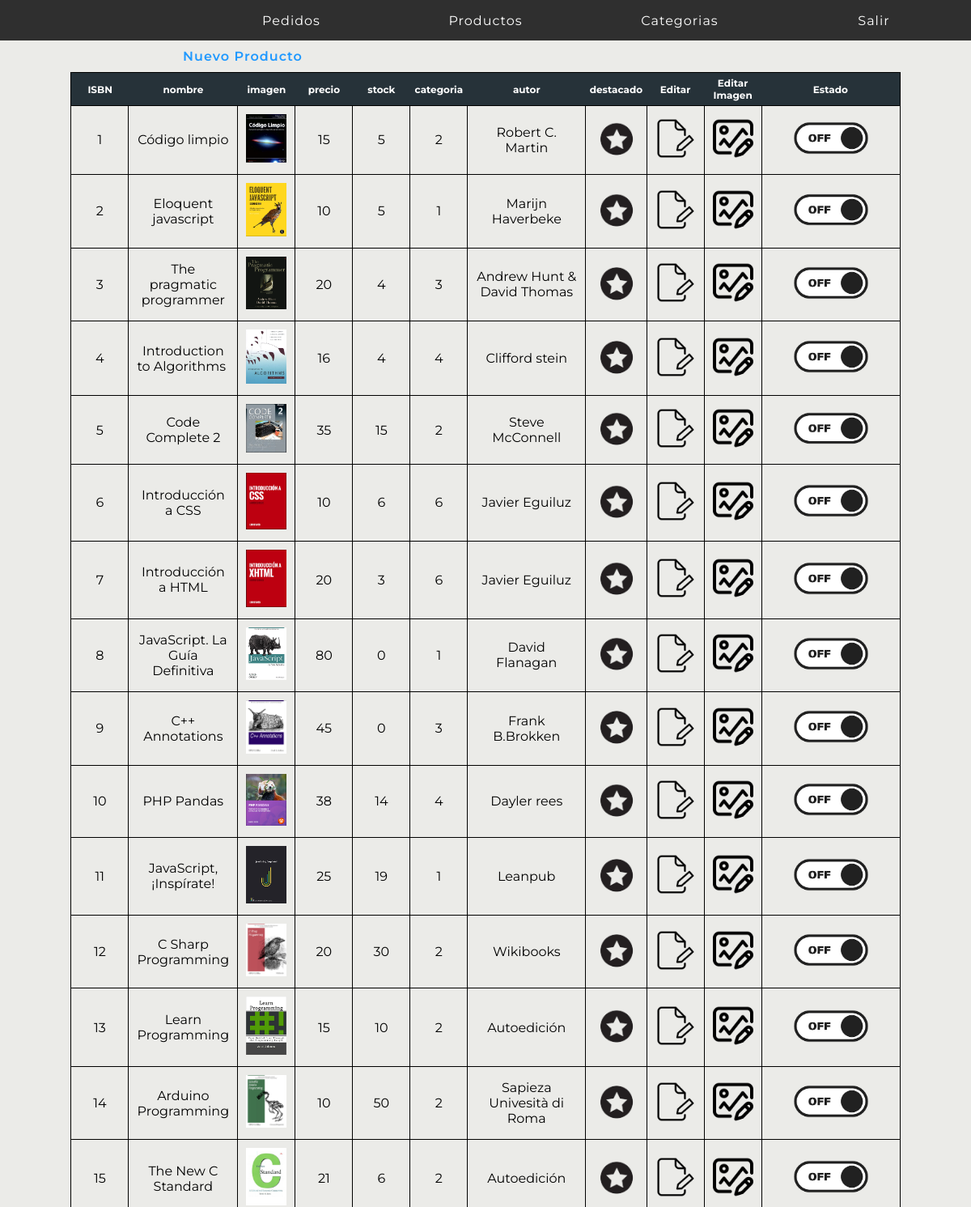
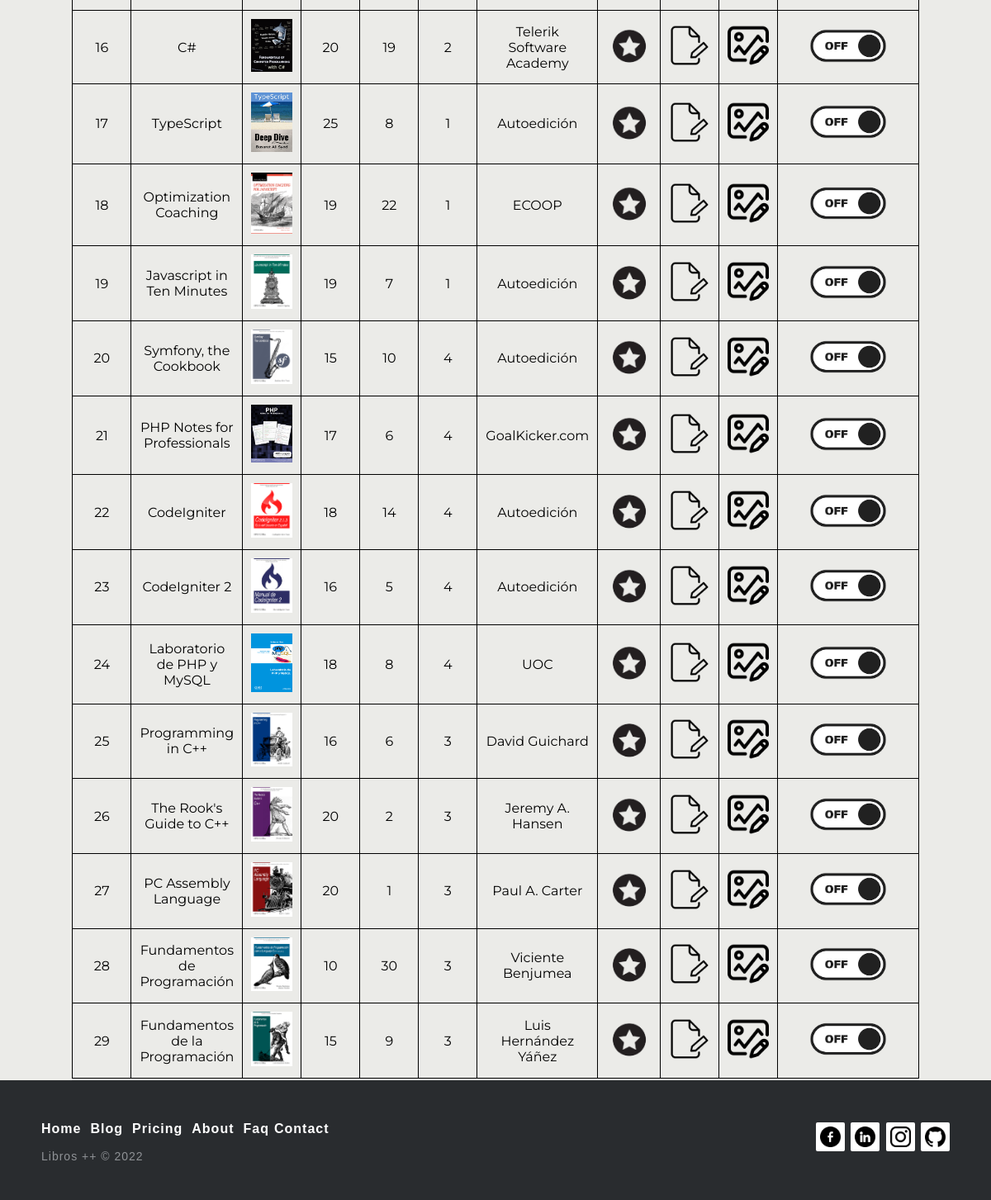
The app's page /index.php?controller=Producto&action=listado (signed in) with its own data (2 pictures, top to bottom).
### tables this page shows
CREATE TABLE `producto` (
  `ISBN` int(11) NOT NULL,
  `nombre` varchar(30) NOT NULL,
  `descripcion` text NOT NULL,
  `imagen` varchar(50) NOT NULL,
  `precio` float(6,2) NOT NULL,
  `stock` int(11) NOT NULL,
  `categoria` int(11) NOT NULL,
  `autor` varchar(30) NOT NULL,
  `destacado` tinyint(1) NOT NULL DEFAULT 0,
  `estado` tinyint(4) NOT NULL DEFAULT 0
);

### models/database.php (called while the page is built, shortened)
<?php
class Database{
    public function __construct(){
        $servername = "localhost";
        $dbname= "tiendaonline";
        $username = "root";
        $password = "";
		$this->db = new PDO("mysql:host=$servername;dbname=$dbname",$username, $password);
    }
}

### models/producto.php (called while the page is built, shortened)
<?php
    require_once("database.php");
    class Producto extends Database{
        public function listadoProductos(){
            $sql = "SELECT * FROM producto";
            $rows = $this->db->query($sql);
            return $rows->fetchAll(PDO::FETCH_CLASS);
        }
}
?>

### views/producto/lista.php (the view, shortened to what this page needs)
<!DOCTYPE html>
<html lang="en">
<head>
</head>
<body>
    <div class="botonAdmin">
        <a class="enlaceAdmin" href="index.php?controller=Producto&action=registrar">Nuevo Producto</a>
    </div>
    <?php
        if(count($lista) > 0){
            echo "<table class='tablaAdmin'>";
            echo "<tr>";
                foreach($lista[0] as $clave1 => $valor1){
                    if($clave1 != 'estado' && $clave1 != 'descripcion'){
                        echo "<th class='thAdmin'>".$clave1."</th>";
                    }
                }
            echo "<th class='thAdmin'>Editar</th>";
            echo "<th class='thAdmin'>Editar Imagen</th>";
            echo "<th class='thAdmin'>Estado</th>";
            echo "<tr>";
            foreach($lista as $clave => $valor){
                echo "<tr>";
                foreach($valor as $clave1 => $valor1){
                    if($clave1 != 'descripcion'){
                        if($clave1 == 'imagen'){
                            echo "<td class='tdAdmin'><img class='imagenAdmin' src='".$valor1."' ></td>";
                        }elseif($clave1 == 'destacado'){
                            if($valor1 == 0){
                                echo "<td class='tdAdmin'><a href='index.php?controller=Producto&action=editarDestacado&isbn=".$valor->ISBN."&destacado=1' class='enlaceDestacado'><img src='views/css/assets/imagenes/destacadoNo.png' class='destacado' /></a></td>";
                            }else{
                                echo "<td class='tdAdmin'><a href='index.php?controller=Producto&action=editarDestacado&isbn=".$valor->ISBN."&destacado=0' class='enlaceDestacado'><img src='views/css/assets/imagenes/destacadoSi.png' class='destacado' /></a></td>";
                            }
                        }
                        elseif($clave1 != 'estado'){
                            echo "<td class='tdAdmin'>$valor1</td>";
                        }
                    }
                }
                echo "<td class='tdAdmin'><a href='index.php?controller=Producto&action=editar&isbn=".$valor->ISBN."'><img src='views/css/assets/imagenes/editarproducto.png' /></a></td>";
                echo "<td class='tdAdmin'><a href='index.php?controller=Producto&action=editarImagen&isbn=".$valor->ISBN."'><img src='views/css/assets/imagenes/editarimagen.png' /></a></td>";
                echo "<td class='tdAdmin'><a class='enlaceActivado' href='index.php?controller=Producto&action=activar&isbn=".$valor->ISBN."'>";
                if($valor->estado == 0){
                    echo "<img class='activado' src='views/css/assets/imagenes/desactivado.png' />";
                }else{
                    echo "<img class='activado' src='views/css/assets/imagenes/activado.png' />";
                }
                echo "</a></td>";
                echo "</tr>";
            }
            echo "</table>";
        }else{
            echo "No hay productos";
        }
    ?>
</body>
</html>

### views/css/style.css (style rules this page uses)
html { min-height: 100%; position: relative; }
body { margin: 0; height: max-content; }
footer { background-color: black; position: absolute; bottom: 0; margin-top: 40px; width: 100%; color: white; }
body { background: #EBEBE8; font-family: 'Montserrat', sans-serif; margin: 0; padding: 0; }
p { font-size: 16px; letter-spacing: 1px; }
a { font-size: 16px; letter-spacing: 1px; font: blod; text-decoration: none; }
.tablaAdmin { margin: auto auto; border: 1px solid black; border-collapse: collapse; }
.thAdmin { background-color: #263239; color: white; font-size: 12px; padding: 5px; text-align: center; }
.imagenAdmin { width: 100%; text-align: center; }
.tdAdmin { border: 1px solid black; text-align: center; padding: 10px; width: 50px; }
div.botonAdmin>a.enlaceAdmin { text-decoration: none; color: #2099FF; text-align: center; font-weight: 600; }
div.botonAdmin { margin: 10px; margin-left: 200px; text-align: center; width: 200px; }
img.destacado { width: 50px; border-radius: 75%; }
a.enlaceDestacado { width: 200px; }
td.tdAdmin>a>img.activado { width: 150px; }
td.tdAdmin>a>img { width: 100%; }
.footer-distributed { background-color: #292c2f; box-shadow: 0 1px 1px 0 rgba(0, 0, 0, 0.12); box-sizing: border-box; width: 100%; text-align: left; font: normal 16px sans-serif; padding: 45px 50px; }
.footer-distributed .footer-left p { color: #8f9296; font-size: 14px; margin: 0; }
.footer-distributed p.footer-links { font-size: 18px; font-weight: bold; color: #ffffff; margin: 0 0 10px; padding: 0; transition: ease .25s; }
.footer-distributed p.footer-links a { display: inline-block; line-height: 1.8; text-decoration: none; color: inherit; transition: ease .25s; }
.footer-distributed .footer-links a:before { content: ""; font-size: 20px; left: 0; color: #fff; display: inline-block; padding-right: 5px; }
.footer-distributed .footer-links .link-1:before { content: none; }
.footer-distributed .footer-right { float: right; margin-top: 6px; max-width: 180px; }
.footer-distributed .footer-right a { display: inline-block; width: 35px; height: 35px; background-color: #ffffff; border-radius: 2px; font-size: 20px; color: #ffffff; text-align: center; line-height: 35px; margin-left: 3px; transition:all .25s; }
.espacioFooter { width:100%; height: 147px; }
.footer-right > a > img { width: 25px; height: 25px; margin-top:5px; }

### records on screen
producto: valor1 "1", valor1 "Código limpio", valor1 "15", valor1 "5", valor1 "2", valor1 "Robert C. Martin", estado 0 (drawn)
producto: valor1 "2", valor1 "Eloquent javascript", valor1 "10", valor1 "5", valor1 "1", valor1 "Marijn Haverbeke", estado 0 (drawn)
producto: valor1 "3", valor1 "The pragmatic programmer", valor1 "20", valor1 "4", valor1 "Andrew Hunt & David Thomas", estado 0 (drawn)
producto: valor1 "4", valor1 "Introduction to Algorithms", valor1 "16", valor1 "Clifford stein", estado 0 (drawn)
producto: valor1 "5", valor1 "Code Complete 2", valor1 "35", valor1 "15", valor1 "2", valor1 "Steve McConnell", estado 0 (drawn)
producto: valor1 "6", valor1 "Introducción a CSS", valor1 "10", valor1 "Javier Eguiluz", estado 0 (drawn)
producto: valor1 "7", valor1 "Introducción a HTML", valor1 "20", valor1 "3", valor1 "6", valor1 "Javier Eguiluz", estado 0 (drawn)
producto: valor1 "8", valor1 "JavaScript. La Guía Definitiva", valor1 "80", valor1 "0", valor1 "1", valor1 "David Flanagan", estado 0 (drawn)
producto: valor1 "9", valor1 "C++ Annotations", valor1 "45", valor1 "0", valor1 "3", valor1 "Frank B.Brokken", estado 0 (drawn)
producto: valor1 "10", valor1 "PHP Pandas", valor1 "38", valor1 "14", valor1 "4", valor1 "Dayler rees", estado 0 (drawn)
producto: valor1 "11", valor1 "JavaScript, ¡Inspírate!", valor1 "25", valor1 "19", valor1 "1", valor1 "Leanpub", estado 0 (drawn)
producto: valor1 "12", valor1 "C Sharp Programming", valor1 "20", valor1 "30", valor1 "2", valor1 "Wikibooks", estado 0 (drawn)
producto: valor1 "13", valor1 "Learn Programming", valor1 "15", valor1 "10", valor1 "2", valor1 "Autoedición", estado 0 (drawn)
producto: valor1 "14", valor1 "Arduino Programming", valor1 "10", valor1 "50", valor1 "2", valor1 "Sapieza Univesità di Roma", estado 0 (drawn)
producto: valor1 "15", valor1 "The New C Standard", valor1 "21", valor1 "6", valor1 "2", valor1 "Autoedición", estado 0 (drawn)
producto: valor1 "16", valor1 "C#", valor1 "20", valor1 "19", valor1 "2", valor1 "Telerik Software Academy", estado 0 (drawn)
producto: valor1 "17", valor1 "TypeScript", valor1 "25", valor1 "8", valor1 "1", valor1 "Autoedición", estado 0 (drawn)
producto: valor1 "18", valor1 "Optimization Coaching", valor1 "19", valor1 "22", valor1 "1", valor1 "ECOOP", estado 0 (drawn)
producto: valor1 "19", valor1 "Javascript in Ten Minutes", valor1 "7", valor1 "1", valor1 "Autoedición", estado 0 (drawn)
producto: valor1 "20", valor1 "Symfony, the Cookbook", valor1 "15", valor1 "10", valor1 "4", valor1 "Autoedición", estado 0 (drawn)
producto: valor1 "21", valor1 "PHP Notes for Professionals", valor1 "17", valor1 "6", valor1 "4", valor1 "GoalKicker.com", estado 0 (drawn)
producto: valor1 "22", valor1 "CodeIgniter", valor1 "18", valor1 "14", valor1 "4", valor1 "Autoedición", estado 0 (drawn)
producto: valor1 "23", valor1 "CodeIgniter 2", valor1 "16", valor1 "5", valor1 "4", valor1 "Autoedición", estado 0 (drawn)
producto: valor1 "24", valor1 "Laboratorio de PHP y MySQL", valor1 "18", valor1 "8", valor1 "4", valor1 "UOC", estado 0 (drawn)
producto: valor1 "25", valor1 "Programming in C++", valor1 "16", valor1 "6", valor1 "3", valor1 "David Guichard", estado 0 (drawn)
producto: valor1 "26", valor1 "The Rook's Guide to C++", valor1 "20", valor1 "2", valor1 "3", valor1 "Jeremy A. Hansen", estado 0 (drawn)
producto: valor1 "27", valor1 "PC Assembly Language", valor1 "20", valor1 "1", valor1 "3", valor1 "Paul A. Carter", estado 0 (drawn)
producto: valor1 "28", valor1 "Fundamentos de Programación", valor1 "10", valor1 "30", valor1 "3", valor1 "Viciente Benjumea", estado 0 (drawn)
producto: valor1 "29", valor1 "Fundamentos de la Programación", valor1 "15", valor1 "9", valor1 "3", valor1 "Luis Hernández Yáñez", estado 0 (drawn)

### other values on screen
$clave1 "ISBN"
$clave1 "nombre"
$clave1 "imagen"
$clave1 "precio"
$clave1 "stock"
$clave1 "categoria"
$clave1 "autor"
$clave1 "destacado"
